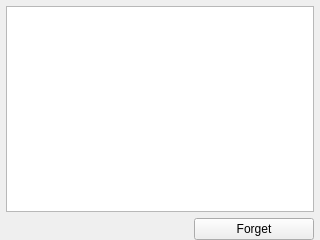
<?xml version="1.0" encoding="UTF-8"?>
<ui version="4.0">
 <class>ManageNetworks</class>
 <widget class="QWidget" name="ManageNetworks">
  <property name="geometry">
   <rect>
    <x>0</x>
    <y>0</y>
    <width>320</width>
    <height>240</height>
   </rect>
  </property>
  <property name="windowTitle">
   <string>Form</string>
  </property>
  <layout class="QVBoxLayout" name="verticalLayout">
   <property name="leftMargin">
    <number>6</number>
   </property>
   <property name="topMargin">
    <number>6</number>
   </property>
   <property name="rightMargin">
    <number>6</number>
   </property>
   <property name="bottomMargin">
    <number>0</number>
   </property>
   <item>
    <widget class="QListView" name="networks"/>
   </item>
   <item>
    <layout class="QHBoxLayout" name="horizontalLayout">
     <item>
      <spacer name="horizontalSpacer">
       <property name="orientation">
        <enum>Qt::Horizontal</enum>
       </property>
       <property name="sizeHint" stdset="0">
        <size>
         <width>40</width>
         <height>20</height>
        </size>
       </property>
      </spacer>
     </item>
     <item>
      <widget class="QPushButton" name="forget">
       <property name="sizePolicy">
        <sizepolicy hsizetype="Preferred" vsizetype="Fixed">
         <horstretch>0</horstretch>
         <verstretch>0</verstretch>
        </sizepolicy>
       </property>
       <property name="minimumSize">
        <size>
         <width>120</width>
         <height>0</height>
        </size>
       </property>
       <property name="text">
        <string>Forget</string>
       </property>
       <property name="icon">
        <iconset resource="../rc/icons.qrc">
         <normaloff>:/icons/transmit_delete.png</normaloff>:/icons/transmit_delete.png</iconset>
       </property>
      </widget>
     </item>
    </layout>
   </item>
  </layout>
 </widget>
 <resources>
  <include location="../rc/icons.qrc"/>
 </resources>
 <connections/>
</ui>
